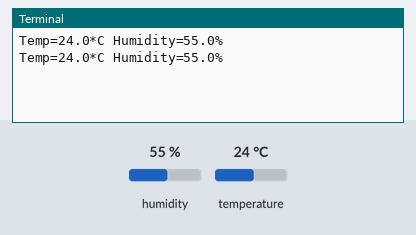
A program run on a simulated Raspberry Pi (BCM pin numbers). On the bench: the last lines printed to the terminal. Inputs (shaded band) come from the test bench; at power-on: humidity 55 %, temperature 24 °C.

Above: at 1.2 s.
1.3 s: humidity set to 22 %
At 2.0 s:
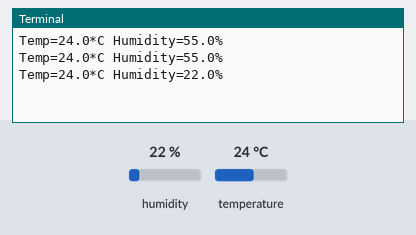
2.8 s: temperature set to 12 °C
At 3.6 s:
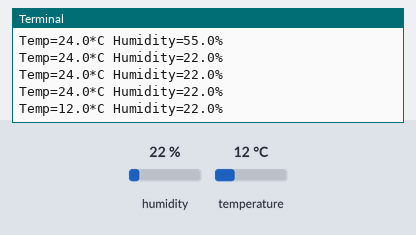
4.3 s: humidity set to 40 %
At 4.3 s:
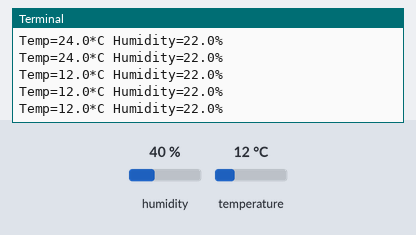
Timing chart, 0 to 7.3 s (numbered marks = the images above; inputs shaded):
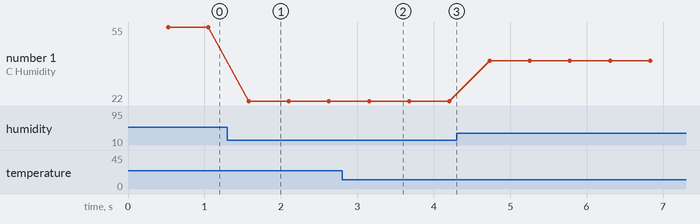

The program:

18dht11_adafruit.py
```python
import Adafruit_DHT

sensor = Adafruit_DHT.DHT11

# GPIO23 (pin no: #16)
pin = 4

while True:
    humidity, temperature = Adafruit_DHT.read_retry(sensor, pin)

    if humidity is not None and temperature is not None:
        print("Temp={0:0.1f}*C Humidity={1:0.1f}%".format(temperature, humidity))
    else:
        print("Failed to get reading.")
```

Measured:
- after the input at 1.3 s, the terminal: prints a new line after 0.28 s (image 1)
- after the input at 2.8 s, the terminal: prints a new line after 0.35 s (image 2)
- plotted number 1: 55 → 22 after the input at 1.3 s, 22 → 40 after the input at 4.3 s
